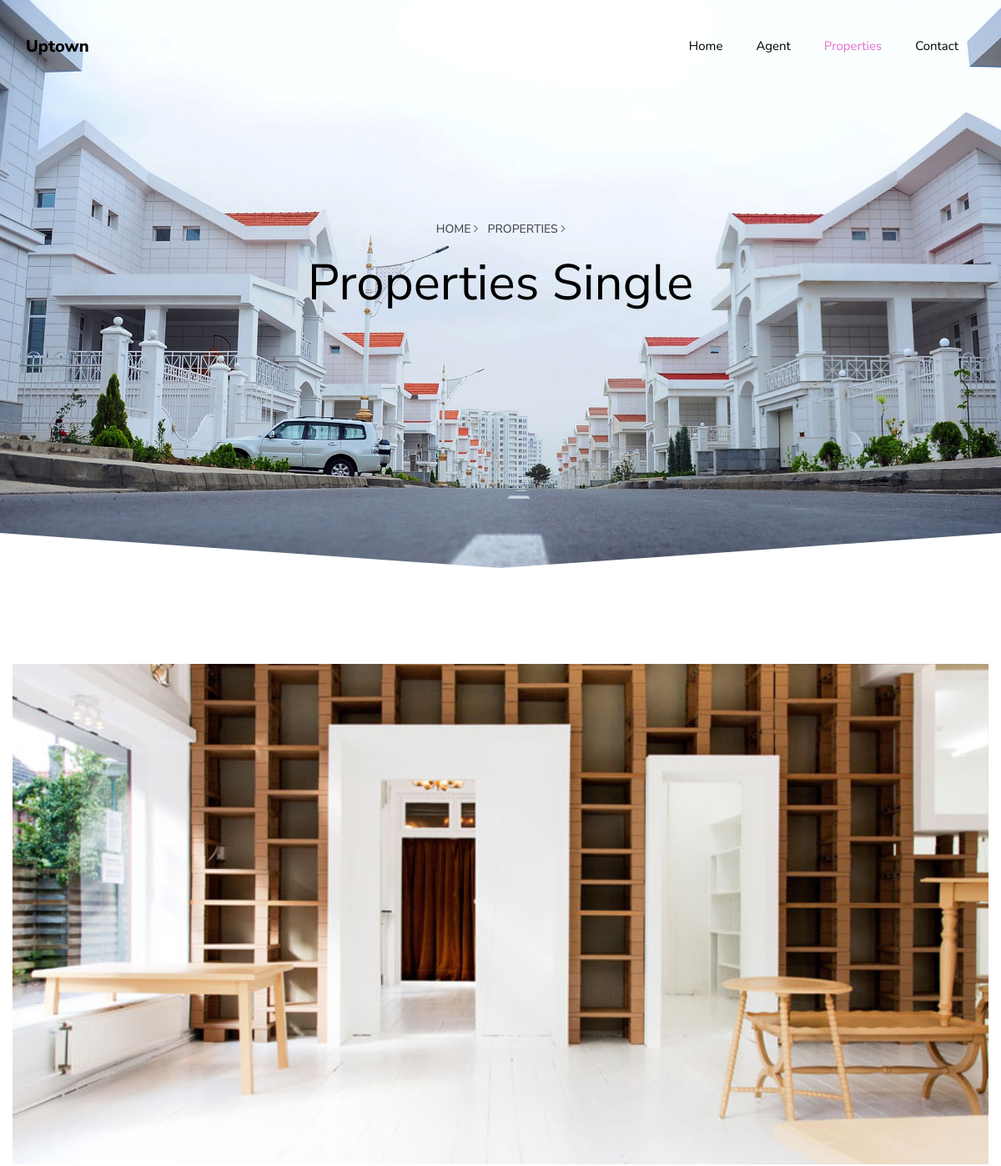
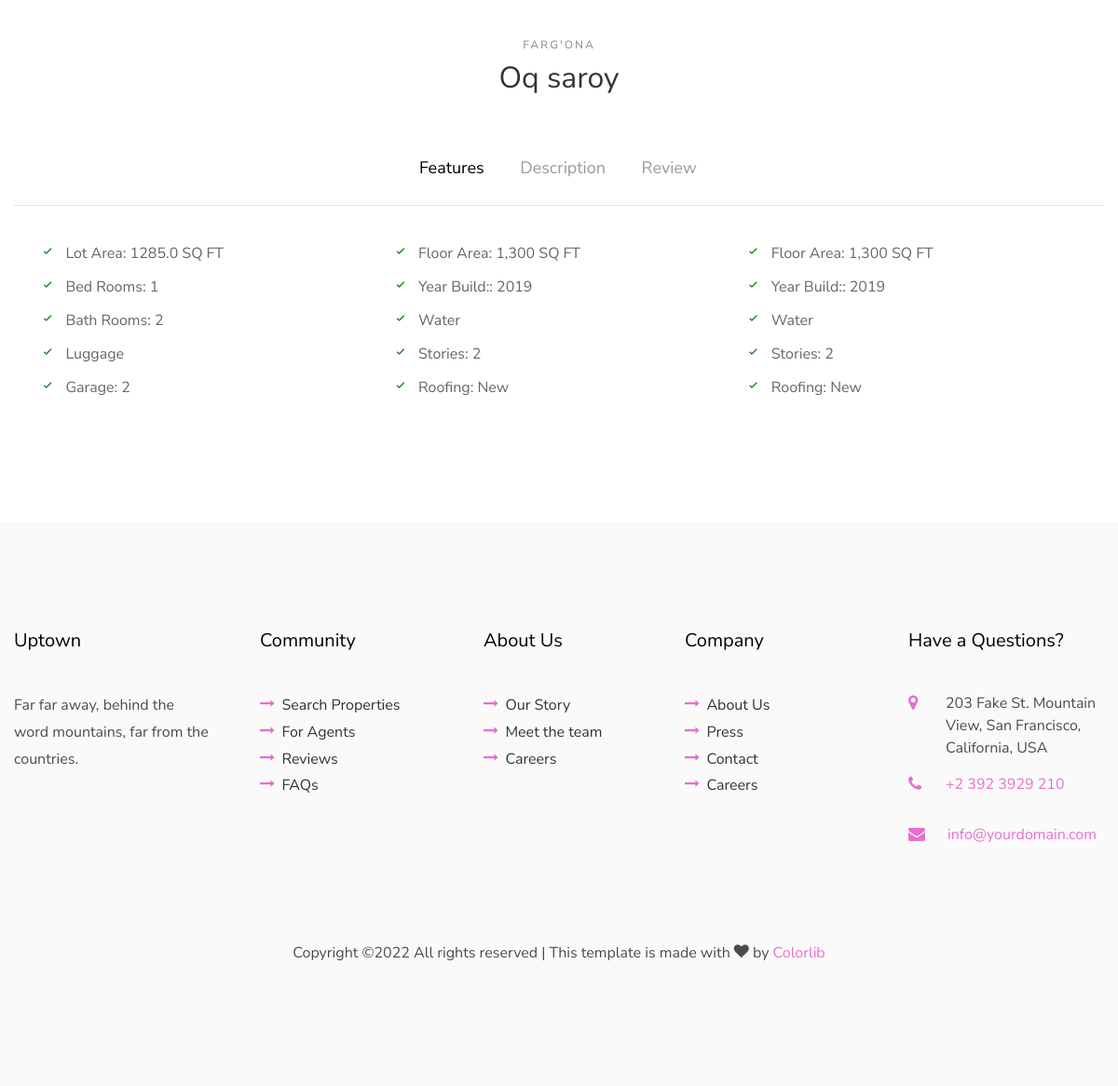
Screenshot of /properties/2/ with the database file from the repository (2 pictures, top to bottom).
### pages/models.py (models this page shows, shortened)
class OfferWorks(models.Model):
    name = models.CharField(max_length=50, verbose_name="Nomi:")
    location = models.CharField(max_length=128, verbose_name="Manzili:")
    old_prize = models.IntegerField(verbose_name='Eski narxi:')
    new_prize = models.IntegerField(verbose_name='Yangi narxi:')
    bath_room = models.IntegerField(verbose_name='Yuvinish xonalar soni:')
    room = models.IntegerField(verbose_name='Mehmonxonalar soni: ')
    area = models.FloatField(verbose_name='Umumiy maydon: ', null=True)
    image = models.ImageField(verbose_name='Rasm yuklang:')
    date = models.DateTimeField(auto_now_add=True)
    class Meta:
        verbose_name = 'Topshirilgan ish'
        verbose_name_plural = "Topshirilgan ishlar"

### pages/views.py (the view)
# urls.py: path('properties/<int:pk>/', views.PropertiesSinglePagesView, name='propertie_single'),
def PropertiesSinglePagesView(request, pk):
    choose_work = models.OfferWorks.objects.get(pk=pk)
    context = {'choose_work': choose_work}
    return render(request, 'properties-single.html', context)

### templates/properties-single.html (shortened to what this page needs)
<!DOCTYPE html>
<html lang="en">
	{% load static %}
  <head>
    <link rel="stylesheet" href="{% static 'css/open-iconic-bootstrap.min.css' %}">
    <link rel="stylesheet" href="{% static 'css/animate.css' %}">
    <link rel="stylesheet" href="{% static 'css/owl.carousel.min.css' %}">
    <link rel="stylesheet" href="{% static 'css/owl.theme.default.min.css' %}">
    <link rel="stylesheet" href="{% static 'css/magnific-popup.css">
    <link rel="stylesheet" href="{% static 'css/aos.css' %}">
    <link rel="stylesheet" href="{% static 'css/ionicons.min.css' %}">
    <link rel="stylesheet" href="{% static 'css/bootstrap-datepicker.css' %}">
    <link rel="stylesheet" href="{% static 'css/jquery.timepicker.css' %}">
    <link rel="stylesheet" href="{% static 'css/flaticon.css' %}">
    <link rel="stylesheet" href="{% static 'css/icomoon.css' %}">
    <link rel="stylesheet" href="{% static 'css/style.css' %}">
  </head>
  <body>
	  <nav class="navbar navbar-expand-lg navbar-dark ftco_navbar bg-dark ftco-navbar-light" id="ftco-navbar">
	    <div class="container">
	      <a class="navbar-brand" href="{% url 'home' %}">Uptown</a>
	      <div class="collapse navbar-collapse" id="ftco-nav">
	         <ul class="navbar-nav ml-auto">
					<li class="nav-item "><a href="{% url 'home' %}" class="nav-link">Home</a></li>
					<li class="nav-item"><a href="{% url 'agent' %}" class="nav-link">Agent</a></li>
					<li class="nav-item active"><a href="{% url 'properties' %}" class="nav-link">Properties</a></li>
					<li class="nav-item"><a href="{% url 'contact' %}" class="nav-link">Contact</a></li>
				 </ul>
	      </div>
	    </div>
	  </nav>
    <section class="hero-wrap hero-wrap-2 ftco-degree-bg js-fullheight" style="background-image: url('{% static "images/bg_1.jpg" %}' );" data-stellar-background-ratio="0.5">
      <div class="overlay"></div>
      <div class="container">
        <div class="row no-gutters slider-text js-fullheight align-items-center justify-content-center">
          <div class="col-md-9 ftco-animate pb-5 text-center">
          	<p class="breadcrumbs"><span class="mr-2"><a href="{% url 'home' %}">Home <i class="ion-ios-arrow-forward"></i></a></span> <span>Properties <i class="ion-ios-arrow-forward"></i></span></p>
            <h1 class="mb-3 bread">Properties Single</h1>
          </div>
        </div>
      </div>
    </section>
		<section class="ftco-section ftco-property-details">
      <div class="container">
      	<div class="row justify-content-center">
      		<div class="col-md-12">
      			<div class="property-details">
      				<div class="img" style="background-image: url('{{ choose_work.image.url }}' );"></div>
      				<div class="text text-center">
      					<span class="subheading">{{ choose_work.location }}</span>
      					<h2>{{ choose_work.name }}</h2>
      				</div>
      			</div>
      		</div>
      	</div>
      	<div class="row">
      		<div class="col-md-12 pills">
						<div class="bd-example bd-example-tabs">
							<div class="d-flex justify-content-center">
							  <ul class="nav nav-pills mb-3" id="pills-tab" role="tablist">
							    <li class="nav-item">
							      <a class="nav-link active" id="pills-description-tab" data-toggle="pill" href="#pills-description" role="tab" aria-controls="pills-description" aria-expanded="true">Features</a>
							    </li>
							    <li class="nav-item">
							      <a class="nav-link" id="pills-manufacturer-tab" data-toggle="pill" href="#pills-manufacturer" role="tab" aria-controls="pills-manufacturer" aria-expanded="true">Description</a>
							    </li>
							    <li class="nav-item">
							      <a class="nav-link" id="pills-review-tab" data-toggle="pill" href="#pills-review" role="tab" aria-controls="pills-review" aria-expanded="true">Review</a>
							    </li>
							  </ul>
							</div>
						  <div class="tab-content" id="pills-tabContent">
						    <div class="tab-pane fade show active" id="pills-description" role="tabpanel" aria-labelledby="pills-description-tab">
						    	<div class="row">
						    		<div class="col-md-4">
						    			<ul class="features">
						    				<li class="check"><span class="ion-ios-checkmark"></span>Lot Area: {{ choose_work.area }} SQ FT</li>
						    				<li class="check"><span class="ion-ios-checkmark"></span>Bed Rooms: {{ choose_work.bath_room }}</li>
						    				<li class="check"><span class="ion-ios-checkmark"></span>Bath Rooms: {{ choose_work.room }}</li>
						    				<li class="check"><span class="ion-ios-checkmark"></span>Luggage</li>
						    				<li class="check"><span class="ion-ios-checkmark"></span>Garage: 2</li>
						    			</ul>
						    		</div>
						    		<div class="col-md-4">
						    			<ul class="features">
						    				<li class="check"><span class="ion-ios-checkmark"></span>Floor Area: 1,300 SQ FT</li>
						    				<li class="check"><span class="ion-ios-checkmark"></span>Year Build:: 2019</li>
						    				<li class="check"><span class="ion-ios-checkmark"></span>Water</li>
						    				<li class="check"><span class="ion-ios-checkmark"></span>Stories: 2</li>
						    				<li class="check"><span class="ion-ios-checkmark"></span>Roofing: New</li>
						    			</ul>
						    		</div>
						    		<div class="col-md-4">
						    			<ul class="features">
						    				<li class="check"><span class="ion-ios-checkmark"></span>Floor Area: 1,300 SQ FT</li>
						    				<li class="check"><span class="ion-ios-checkmark"></span>Year Build:: 2019</li>
						    				<li class="check"><span class="ion-ios-checkmark"></span>Water</li>
						    				<li class="check"><span class="ion-ios-checkmark"></span>Stories: 2</li>
						    				<li class="check"><span class="ion-ios-checkmark"></span>Roofing: New</li>
						    			</ul>
						    		</div>
						    	</div>
						    </div>
						  </div>
						</div>
		      </div>
				</div>
      </div>
    </section>
    <footer class="ftco-footer ftco-section">
      <div class="container">
        <div class="row mb-5">
          <div class="col-md">
            <div class="ftco-footer-widget mb-4">
              <h2 class="ftco-heading-2">Uptown</h2>
              <p>Far far away, behind the word mountains, far from the countries.</p>
              <ul class="ftco-footer-social list-unstyled mt-5">
              </ul>
            </div>
          </div>
          <div class="col-md">
            <div class="ftco-footer-widget mb-4 ml-md-4">
              <h2 class="ftco-heading-2">Community</h2>
              <ul class="list-unstyled">
                <li><a href="#"><span class="icon-long-arrow-right mr-2"></span>Search Properties</a></li>
                <li><a href="#"><span class="icon-long-arrow-right mr-2"></span>For Agents</a></li>
                <li><a href="#"><span class="icon-long-arrow-right mr-2"></span>Reviews</a></li>
                <li><a href="#"><span class="icon-long-arrow-right mr-2"></span>FAQs</a></li>
              </ul>
            </div>
          </div>
          <div class="col-md">
            <div class="ftco-footer-widget mb-4 ml-md-4">
              <h2 class="ftco-heading-2">About Us</h2>
              <ul class="list-unstyled">
                <li><a href="#"><span class="icon-long-arrow-right mr-2"></span>Our Story</a></li>
                <li><a href="#"><span class="icon-long-arrow-right mr-2"></span>Meet the team</a></li>
                <li><a href="#"><span class="icon-long-arrow-right mr-2"></span>Careers</a></li>
              </ul>
            </div>
          </div>
          <div class="col-md">
             <div class="ftco-footer-widget mb-4">
              <h2 class="ftco-heading-2">Company</h2>
              <ul class="list-unstyled">
                <li><a href="#"><span class="icon-long-arrow-right mr-2"></span>About Us</a></li>
                <li><a href="#"><span class="icon-long-arrow-right mr-2"></span>Press</a></li>
                <li><a href="#"><span class="icon-long-arrow-right mr-2"></span>Contact</a></li>
                <li><a href="#"><span class="icon-long-arrow-right mr-2"></span>Careers</a></li>
              </ul>
            </div>
          </div>
          <div class="col-md">
            <div class="ftco-footer-widget mb-4">
            	<h2 class="ftco-heading-2">Have a Questions?</h2>
            	<div class="block-23 mb-3">
	              <ul>
	                <li><span class="icon icon-map-marker"></span><span class="text">203 Fake St. Mountain View, San Francisco, California, USA</span></li>
	                <li><a href="#"><span class="icon icon-phone"></span><span class="text">+2 392 3929 210</span></a></li>
	                <li><a href="#"><span class="icon icon-envelope pr-4"></span><span class="text">info@yourdomain.com</span></a></li>
	              </ul>
	            </div>
            </div>
          </div>
        </div>
        <div class="row">
          <div class="col-md-12 text-center">
            <p>
  Copyright &copy;<script>document.write(new Date().getFullYear());</script> All rights reserved | This template is made with <i class="icon-heart color-danger" aria-hidden="true"></i> by <a href="https://colorlib.com" target="_blank">Colorlib</a>
  </p>
          </div>
        </div>
      </div>
    </footer>
  </body>
</html>

### static/css/icomoon.css (style rules this page uses)
[class^="icon-"], [class*=" icon-"] { font-family: 'icomoon' !important; speak: none; font-style: normal; font-weight: normal; font-variant: normal; text-transform: none; line-height: 1; -webkit-font-smoothing: antialiased; -moz-osx-font-smoothing: grayscale; }
.icon-heart:before { content: "\f004"; }
.icon-map-marker:before { content: "\f041"; }
.icon-phone:before { content: "\f095"; }
.icon-envelope:before { content: "\f0e0"; }
.icon-long-arrow-right:before { content: "\f178"; }

### rows the page displays
OfferWorks: image (picture), location "FARG'ONA", name "Oq saroy", area "1285.0", bath_room "1", room "2"
